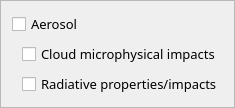
                   <widget class="QFrame" name="frame_5">
                    <property name="frameShape">
                     <enum>QFrame::StyledPanel</enum>
                    </property>
                    <property name="frameShadow">
                     <enum>QFrame::Raised</enum>
                    </property>
                    <layout class="QVBoxLayout" name="verticalLayout_5">
                     <item>
                      <widget class="QCheckBox" name="aerosolCheck">
                       <property name="font">
                        <font>
                         <family>Droid Sans Fallback</family>
                         <pointsize>10</pointsize>
                         <weight>50</weight>
                         <bold>false</bold>
                         <stylestrategy>PreferAntialias</stylestrategy>
                        </font>
                       </property>
                       <property name="text">
                        <string>Aerosol</string>
                       </property>
                      </widget>
                     </item>
                     <item>
                      <layout class="QHBoxLayout" name="horizontalLayout">
                       <item>
                        <spacer name="horizontalSpacer">
                         <property name="orientation">
                          <enum>Qt::Horizontal</enum>
                         </property>
                         <property name="sizeType">
                          <enum>QSizePolicy::Fixed</enum>
                         </property>
                         <property name="sizeHint" stdset="0">
                          <size>
                           <width>10</width>
                           <height>20</height>
                          </size>
                         </property>
                        </spacer>
                       </item>
                       <item>
                        <widget class="QCheckBox" name="aerosolMicrophysicalCheck">
                         <property name="font">
                          <font>
                           <family>Droid Sans Fallback</family>
                           <pointsize>10</pointsize>
                           <weight>50</weight>
                           <bold>false</bold>
                           <stylestrategy>PreferAntialias</stylestrategy>
                          </font>
                         </property>
                         <property name="text">
                          <string>Cloud microphysical impacts</string>
                         </property>
                        </widget>
                       </item>
                      </layout>
                     </item>
                     <item>
                      <layout class="QHBoxLayout" name="horizontalLayout_2">
                       <item>
                        <spacer name="horizontalSpacer_2">
                         <property name="orientation">
                          <enum>Qt::Horizontal</enum>
                         </property>
                         <property name="sizeType">
                          <enum>QSizePolicy::Fixed</enum>
                         </property>
                         <property name="sizeHint" stdset="0">
                          <size>
                           <width>10</width>
                           <height>20</height>
                          </size>
                         </property>
                        </spacer>
                       </item>
                       <item>
                        <widget class="QCheckBox" name="aerosolRadiativeCheck">
                         <property name="font">
                          <font>
                           <family>Droid Sans Fallback</family>
                           <pointsize>10</pointsize>
                           <weight>50</weight>
                           <bold>false</bold>
                           <stylestrategy>PreferAntialias</stylestrategy>
                          </font>
                         </property>
                         <property name="text">
                          <string>Radiative properties/impacts</string>
                         </property>
                        </widget>
                       </item>
                      </layout>
                     </item>
                    </layout>
                   </widget>
